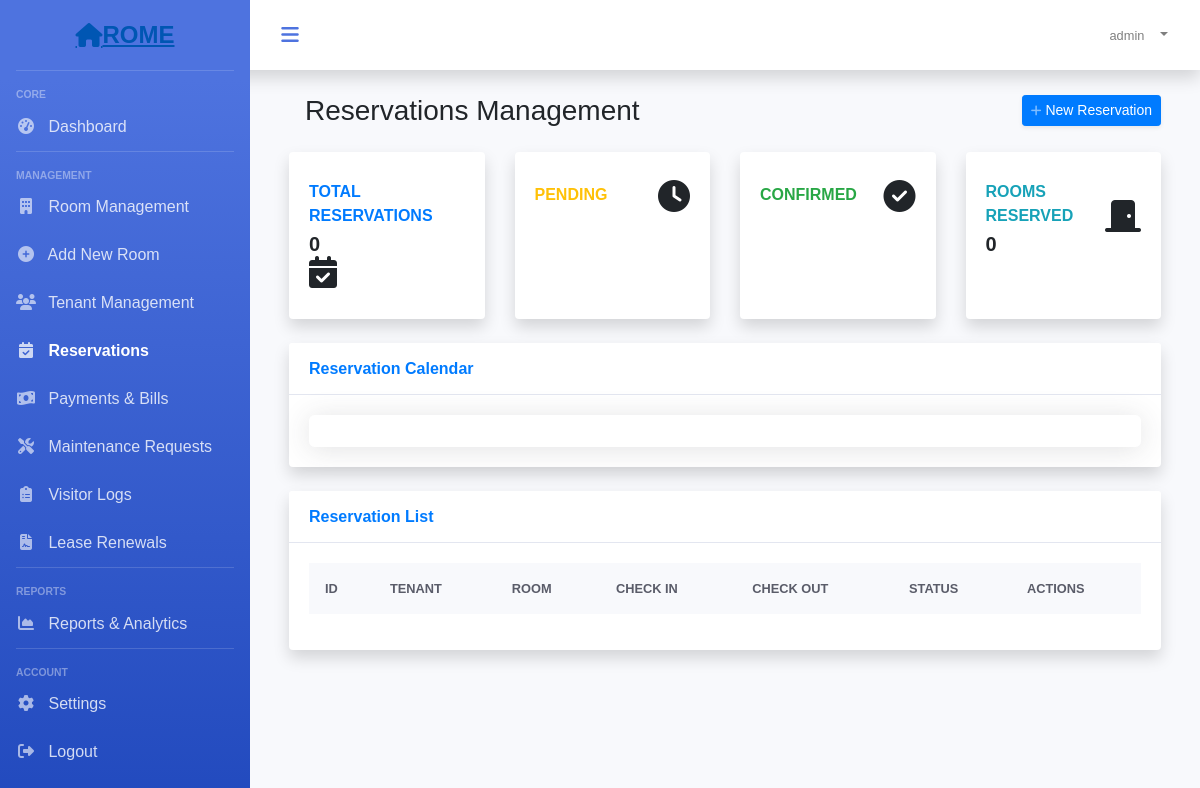
The page /app/reservations.php (signed in) on the database as committed earlier.
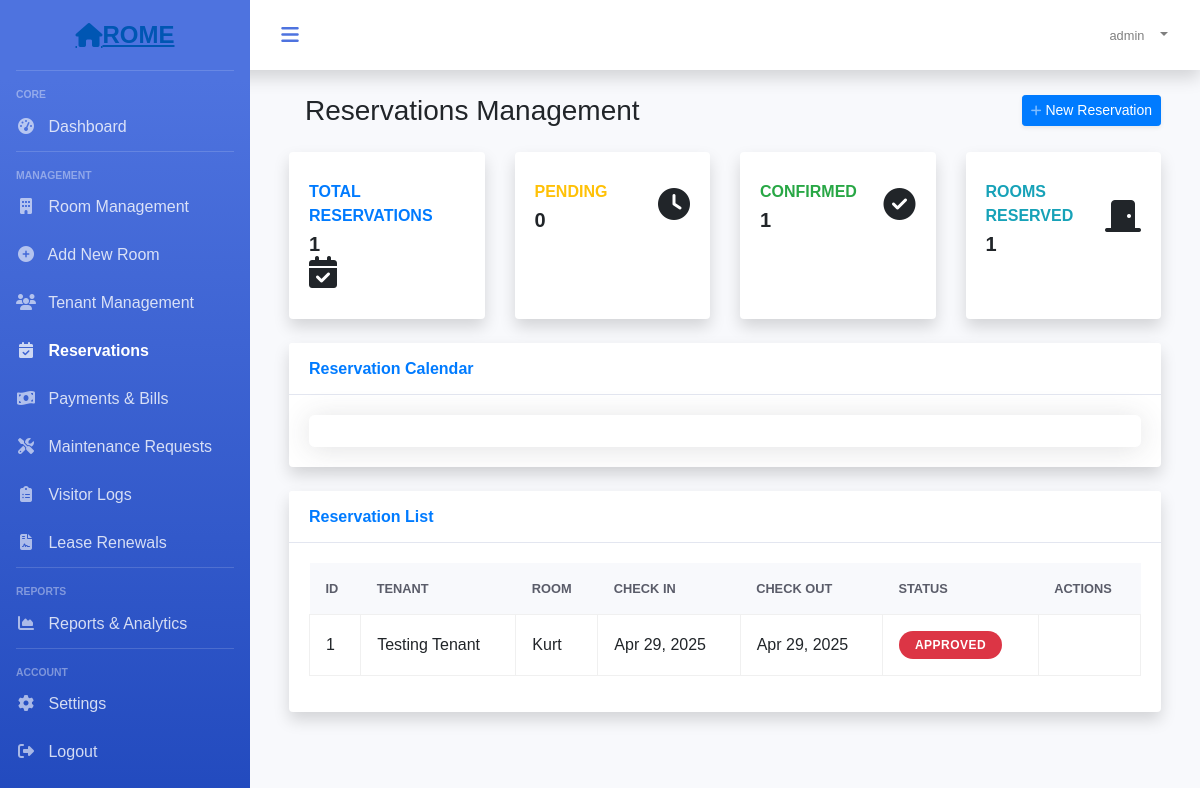
The same page on the database as committed later.
### tables this page shows
CREATE TABLE `reservations` (
  `id` int(10) UNSIGNED NOT NULL,
  `user_id` int(10) UNSIGNED NOT NULL,
  `room_id` int(10) UNSIGNED NOT NULL,
  `check_in_date` date NOT NULL,
  `check_out_date` date NOT NULL,
  `status` enum('pending','approved','rejected','cancelled') NOT NULL DEFAULT 'pending',
  `created_at` timestamp NULL DEFAULT current_timestamp(),
  `updated_at` timestamp NULL DEFAULT current_timestamp()
);

CREATE TABLE `users` (
  `id` int(10) UNSIGNED NOT NULL,
  `fullname` varchar(191) NOT NULL,
  `mobile` varchar(191) NOT NULL,
  `username` varchar(191) NOT NULL,
  `email` varchar(191) NOT NULL,
  `address` varchar(255) DEFAULT NULL,
  `image` varchar(255) DEFAULT NULL,
  `password` varchar(191) NOT NULL,
  `created_at` timestamp NULL DEFAULT current_timestamp(),
  `updated_at` timestamp NULL DEFAULT current_timestamp(),
  `role` varchar(100) DEFAULT 'user',
  `status` int(1) NOT NULL DEFAULT 1
);

CREATE TABLE `room_rental_registrations` (
  `id` int(10) UNSIGNED NOT NULL,
  `fullname` varchar(191) NOT NULL,
  `mobile` varchar(191) NOT NULL,
  `alternat_mobile` varchar(191) NOT NULL,
  `email` varchar(191) NOT NULL,
  `country` varchar(191) NOT NULL,
  `state` varchar(191) NOT NULL,
  `city` varchar(191) NOT NULL,
  `landmark` varchar(191) NOT NULL,
  `rent` varchar(191) NOT NULL,
  `sale` varchar(190) DEFAULT NULL,
  `deposit` varchar(191) NOT NULL,
  `plot_number` varchar(191) NOT NULL,
  `rooms` varchar(100) DEFAULT NULL,
  `address` varchar(191) NOT NULL,
  `accommodation` varchar(191) NOT NULL,
  `description` varchar(191) NOT NULL,
  `image` longtext DEFAULT NULL,
  `open_for_sharing` varchar(191) DEFAULT NULL,
  `other` varchar(191) DEFAULT NULL,
  `vacant` int(1) NOT NULL DEFAULT 1,
  `created_at` timestamp NULL DEFAULT current_timestamp(),
  `updated_at` timestamp NULL DEFAULT current_timestamp(),
  `user_id` int(10) DEFAULT NULL
);

### app/reservations.php (the view, shortened to what the changed rows need)
<?php
require_once('../includes/functions.php');
$stmt = $connect->prepare("
    SELECT r.*, u.fullname as tenant_name, rm.fullname as room_name,
           rm.rent as rent_per_month, rm.rooms as room_type
    FROM reservations r
    JOIN users u ON r.user_id = u.id
    JOIN room_rental_registrations rm ON r.room_id = rm.id
    ORDER BY r.created_at DESC
");
$stmt->execute();
$reservations = $stmt->fetchAll(PDO::FETCH_ASSOC);
$stmt = $connect->prepare("
    SELECT
        COUNT(*) as total_reservations,
        SUM(CASE WHEN status = 'pending' THEN 1 ELSE 0 END) as pending_reservations,
        SUM(CASE WHEN status = 'approved' THEN 1 ELSE 0 END) as confirmed_reservations,
        COUNT(DISTINCT room_id) as rooms_reserved
    FROM reservations
    WHERE status != 'cancelled' AND status != 'rejected'
");
$stmt->execute();
$stats = $stmt->fetch(PDO::FETCH_ASSOC);
$page_title = "Reservations Management";
?>
<!DOCTYPE html>
<html lang="en">
<head>
    <link href="https://stackpath.bootstrapcdn.com/bootstrap/4.5.2/css/bootstrap.min.css" rel="stylesheet">
    <link href="https://cdnjs.cloudflare.com/ajax/libs/font-awesome/6.5.1/css/all.min.css" rel="stylesheet">
    <link href='https://cdn.jsdelivr.net/npm/fullcalendar@5.11.3/main.min.css' rel='stylesheet' />
</head>
<body>
    <div id="wrapper">
        <?php include('../auth/includes/sidebar.php'); ?>
        <div id="content-wrapper">
            <div id="content">
                <div class="container-fluid">
                    <div class="d-sm-flex align-items-center justify-content-between mb-4">
                        <h1 class="h3 mb-0 text-gray-800"><?php echo $page_title; ?></h1>
                    </div>
                    <div class="row">
                        <div class="col-xl-3 col-md-6 mb-4">
                            <div class="card border-left-primary shadow h-100 py-2 reservation-card">
                                <div class="card-body">
                                    <div class="row no-gutters align-items-center">
                                        <div class="col mr-2">
                                            <div class="text-xs font-weight-bold text-primary text-uppercase mb-1">
                                                Total Reservations
                                            </div>
                                            <div class="h5 mb-0 font-weight-bold text-gray-800">
                                                <?php echo $stats['total_reservations']; ?>
                                            </div>
                                        </div>
                                    </div>
                                </div>
                            </div>
                        </div>
                        <div class="col-xl-3 col-md-6 mb-4">
                            <div class="card border-left-warning shadow h-100 py-2 reservation-card">
                                <div class="card-body">
                                    <div class="row no-gutters align-items-center">
                                        <div class="col mr-2">
                                            <div class="text-xs font-weight-bold text-warning text-uppercase mb-1">
                                                Pending
                                            </div>
                                            <div class="h5 mb-0 font-weight-bold text-gray-800">
                                                <?php echo $stats['pending_reservations']; ?>
                                            </div>
                                        </div>
                                    </div>
                                </div>
                            </div>
                        </div>
                        <div class="col-xl-3 col-md-6 mb-4">
                            <div class="card border-left-success shadow h-100 py-2 reservation-card">
                                <div class="card-body">
                                    <div class="row no-gutters align-items-center">
                                        <div class="col mr-2">
                                            <div class="text-xs font-weight-bold text-success text-uppercase mb-1">
                                                Confirmed
                                            </div>
                                            <div class="h5 mb-0 font-weight-bold text-gray-800">
                                                <?php echo $stats['confirmed_reservations']; ?>
                                            </div>
                                        </div>
                                    </div>
                                </div>
                            </div>
                        </div>
                        <div class="col-xl-3 col-md-6 mb-4">
                            <div class="card border-left-info shadow h-100 py-2 reservation-card">
                                <div class="card-body">
                                    <div class="row no-gutters align-items-center">
                                        <div class="col mr-2">
                                            <div class="text-xs font-weight-bold text-info text-uppercase mb-1">
                                                Rooms Reserved
                                            </div>
                                            <div class="h5 mb-0 font-weight-bold text-gray-800">
                                                <?php echo $stats['rooms_reserved']; ?>
                                            </div>
                                        </div>
                                    </div>
                                </div>
                            </div>
                        </div>
                    </div>
                    <div class="card shadow mb-4">
                        <div class="card-body">
                            <div class="table-responsive">
                                <table class="table table-bordered" id="reservationsTable" width="100%" cellspacing="0">
                                    <thead>
                                        <tr>
                                            <th>ID</th>
                                            <th>Tenant</th>
                                            <th>Room</th>
                                            <th>Check In</th>
                                            <th>Check Out</th>
                                            <th>Status</th>
                                            <th>Actions</th>
                                        </tr>
                                    </thead>
                                    <tbody>
                                        <?php foreach ($reservations as $reservation): ?>
                                        <tr>
                                            <td><?php echo $reservation['id']; ?></td>
                                            <td><?php echo htmlspecialchars($reservation['tenant_name']); ?></td>
                                            <td><?php echo htmlspecialchars($reservation['room_name']); ?></td>
                                            <td class="date-range"><?php echo date('M d, Y', strtotime($reservation['check_in_date'])); ?></td>
                                            <td class="date-range"><?php echo date('M d, Y', strtotime($reservation['check_out_date'])); ?></td>
                                            <td>
                                                <span class="status-badge badge badge-<?php
                                                    echo $reservation['status'] == 'confirmed' ? 'success' :
                                                        ($reservation['status'] == 'pending' ? 'warning' : 'danger');
                                                ?>">
                                                    <?php echo ucfirst($reservation['status']); ?>
                                                </span>
                                            </td>
                                            <td>
                                            </td>
                                        </tr>
                                        <?php endforeach; ?>
                                    </tbody>
                                </table>
                            </div>
                        </div>
                    </div>
                </div>
            </div>
        </div>
    </div>
</body>
</html>

### auth/includes/sidebar.php (shortened to what the changed rows need)
<div id="sidebar-wrapper">
    <a href="#" class="sidebar-brand">
        <i class="fas fa-home"></i> ROME
    </a>
    <hr class="sidebar-divider">
    <div class="sidebar-heading">
        Core
    </div>
    <ul class="nav flex-column">
        <li class="nav-item">
        </li>
    </ul>
    <hr class="sidebar-divider">
    <div class="sidebar-heading">
        Management
    </div>
    <ul class="nav flex-column">
        <li class="nav-item">
        </li>
        <li class="nav-item">
        </li>
        <li class="nav-item">
        </li>
        <li class="nav-item">
        </li>
        <li class="nav-item">
        </li>
        <li class="nav-item">
        </li>
        <li class="nav-item">
        </li>
        <li class="nav-item">
        </li>
    </ul>
    <hr class="sidebar-divider">
    <div class="sidebar-heading">
        Reports
    </div>
    <ul class="nav flex-column">
        <li class="nav-item">
        </li>
    </ul>
    <hr class="sidebar-divider">
    <div class="sidebar-heading">
        Account
    </div>
    <ul class="nav flex-column">
        <li class="nav-item">
        </li>
        <li class="nav-item">
        </li>
    </ul>
</div>

Rows that differ between the two databases and show on the page:
added reservations: id "1", user.fullname "Testing Tenant", room_rental_registrations.fullname "Kurt", check_in_date "Apr 29, 2025", check_out_date "Apr 29, 2025", status "APPROVED"
Other text that changed with them:
$stats['total_reservations']: "0" → "1"
$stats['pending_reservations']: (not shown) → "0"
$stats['confirmed_reservations']: (not shown) → "1"
$stats['rooms_reserved']: "0" → "1"
